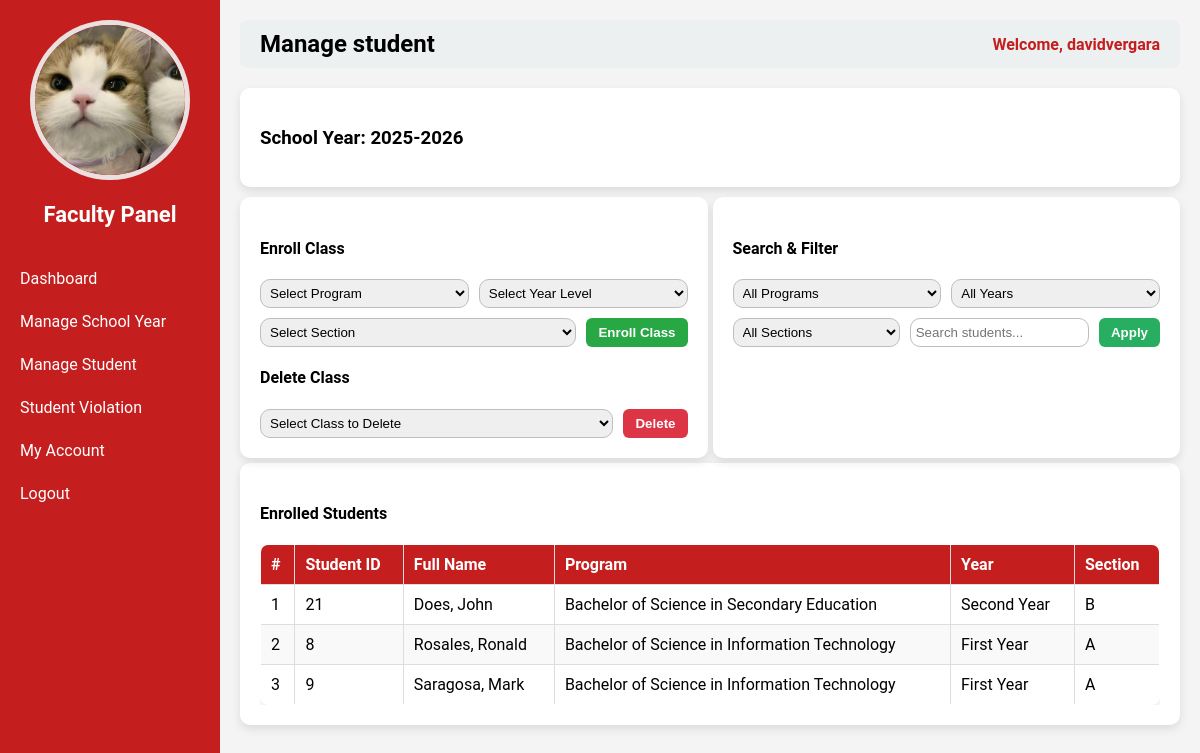
Page /faculty.php?page=manage_student (signed in) on the committed database.
### tables this page shows
CREATE TABLE `users` (
  `id` int(11) NOT NULL,
  `username` varchar(50) NOT NULL,
  `password` varchar(255) NOT NULL,
  `role` varchar(50) NOT NULL,
  `email` varchar(255) NOT NULL,
  `contact` varchar(50) NOT NULL,
  `status` varchar(50) NOT NULL,
  `img` varchar(255) NOT NULL
);

CREATE TABLE `school_years` (
  `id` int(11) NOT NULL,
  `school_year` varchar(50) NOT NULL,
  `is_current` tinyint(1) DEFAULT 0
);

CREATE TABLE `student_enrollments` (
  `id` int(11) NOT NULL,
  `class_enrollment_id` int(11) NOT NULL,
  `student_id` int(11) NOT NULL,
  `enrolled_at` timestamp NOT NULL DEFAULT current_timestamp()
);

CREATE TABLE `students` (
  `id` int(11) NOT NULL,
  `first_name` varchar(50) NOT NULL,
  `last_name` varchar(50) NOT NULL,
  `school_year_id` int(11) NOT NULL,
  `program_id` int(11) NOT NULL,
  `year_level_id` int(11) NOT NULL,
  `section_id` int(11) NOT NULL,
  `address` varchar(100) NOT NULL,
  `contact` varchar(20) NOT NULL,
  `img` varchar(255) NOT NULL,
  `user_id` int(11) NOT NULL
);

CREATE TABLE `programs` (
  `id` int(11) NOT NULL,
  `program_code` varchar(50) NOT NULL,
  `program_name` varchar(100) NOT NULL
);

CREATE TABLE `year_levels` (
  `id` int(11) NOT NULL,
  `year_level` varchar(50) NOT NULL
);

CREATE TABLE `sections` (
  `id` int(11) NOT NULL,
  `section_name` varchar(50) NOT NULL
);

### faculty_pages/manage_student.php (the view, shortened to what this page needs)
<?php
require __DIR__ . '/../db_connect.php';
$user_id = $_SESSION['user_id'];
$current_sy = $pdo->query("SELECT * FROM school_years WHERE is_current=1 LIMIT 1")->fetch(PDO::FETCH_ASSOC);
$current_sy_id = $current_sy['id'];
$search = $_GET['search'] ?? '';
$sql = "
    SELECT se.id AS enrollment_id, s.id AS student_id, s.first_name, s.last_name,
           p.program_name, yl.year_level, sec.section_name, ce.id AS class_enrollment_id
    FROM student_enrollments se
    INNER JOIN class_enrollments ce ON se.class_enrollment_id = ce.id
    INNER JOIN students s ON se.student_id = s.id
    INNER JOIN programs p ON s.program_id = p.id
    INNER JOIN year_levels yl ON s.year_level_id = yl.id
    INNER JOIN sections sec ON s.section_id = sec.id
    WHERE ce.user_id = ? AND ce.school_year_id = ?
";
$params = [$user_id, $current_sy_id];
$sql .= " ORDER BY s.last_name, s.first_name";
$enrolled_students = $pdo->prepare($sql);
$enrolled_students->execute($params);
$enrolled_students = $enrolled_students->fetchAll(PDO::FETCH_ASSOC);
?>
<div class="container">
    <h3>School Year: <?= htmlspecialchars($current_sy['school_year']); ?></h3>
</div>
<div class="flex-container">
    <div class="container half">
        <h4>Enroll Class</h4>
        <form method="POST" class="form-box">
            <select name="program_id" required>
                <option value="">Select Program</option>
            </select>
            <select name="year_level_id" required>
                <option value="">Select Year Level</option>
            </select>
            <select name="section_id" required>
                <option value="">Select Section</option>
            </select>
            <button type="submit" name="enroll_class" class="btn btn-primary">Enroll Class</button>
        </form>
        <h4>Delete Class</h4>
        <form method="POST" class="form-box">
            <select name="class_enrollment_id" required>
                <option value="">Select Class to Delete</option>
            </select>
            <button type="submit" name="delete_class" class="btn btn-danger" onclick="return confirm('Delete this class and all its students?')">Delete</button>
        </form>
    </div>
    <div class="container half">
        <h4>Search & Filter</h4>
        <form method="GET" action="faculty.php" class="form-box">
            <select name="filter_program">
                <option value="">All Programs</option>
            </select>
            <select name="filter_year">
                <option value="">All Years</option>
            </select>
            <select name="filter_section">
                <option value="">All Sections</option>
            </select>
            <input type="text" name="search" placeholder="Search students..." value="<?= htmlspecialchars($search) ?>">
            <button type="submit" class="btn btn-info">Apply</button>
        </form>
    </div>
</div>
<div class="container">
    <h4>Enrolled Students</h4>
    <div class="table-box">
        <table class="styled-table">
            <thead>
                <tr>
                    <th>#</th>
                    <th>Student ID</th>
                    <th>Full Name</th>
                    <th>Program</th>
                    <th>Year</th>
                    <th>Section</th>
                </tr>
            </thead>
            <tbody>
            <?php if ($enrolled_students): ?>
                <?php foreach ($enrolled_students as $i => $stu): ?>
                <tr>
                    <td><?= $i+1 ?></td>
                    <td><?= $stu['student_id'] ?></td>
                    <td><?= htmlspecialchars($stu['last_name'].", ".$stu['first_name']) ?></td>
                    <td><?= htmlspecialchars($stu['program_name']) ?></td>
                    <td><?= htmlspecialchars($stu['year_level']) ?></td>
                    <td><?= htmlspecialchars($stu['section_name']) ?></td>
                </tr>
                <?php endforeach; ?>
            <?php else: ?>
                <tr><td colspan="6" style="text-align:center;">No students found.</td></tr>
            <?php endif; ?>
            </tbody>
        </table>
    </div>
</div>

### faculty.php (shortened to what this page needs)
<?php
require 'db_connect.php';
$id = $_SESSION['user_id'];
$stmt = $pdo->prepare("SELECT * FROM users WHERE id=?");
$stmt->execute([$id]);
$user = $stmt->fetch(PDO::FETCH_ASSOC);
$page = isset($_GET['page']) ? $_GET['page'] : 'dashboard';
?>
<!DOCTYPE html>
<html>
<head>
</head>
<body>
<div class="sidebar">
    <div class="column profile-photo">
        <?php if (!empty($user['img'])): ?>
            <img src="<?php echo htmlspecialchars($user['img']); ?>" alt="Profile Image">
        <?php else: ?>
            <img src="default.png" alt="Profile Image">
        <?php endif; ?>
    </div>
    <h2>Faculty Panel</h2>
    <a href="?page=dashboard">Dashboard</a>
    <a href="?page=manage_school_year">Manage School Year</a>
    <a href="?page=manage_student">Manage Student</a>
    <a href="?page=student_violation">Student Violation</a>
    <a href="?page=my_account">My Account</a>
    <a href="logout.php">Logout</a>
</div>
<div class="main-content">
    <div class="header">
        <h2><?php echo ucfirst(str_replace('_',' ', $page)); ?></h2>
        <span>Welcome, <?php echo $_SESSION['username']; ?></span>
    </div>
    <div class="content" style="margin-top:20px;">
        <?php
        $pageFile = "faculty_pages/{$page}.php";
        if (file_exists($pageFile)) {
            include $pageFile;
        } else {
            echo "<p>Page not found.</p>";
        }
        ?>
    </div>
</div>
</body>
</html>

### faculty.php (style rules this page uses)
body { margin:0; font-family:'Roboto', sans-serif; background:#f4f4f4; }
.sidebar { position: fixed; top:0; left:0; width:220px; height:100%; background-color:#c41e1e; color:white; display:flex; flex-direction:column; padding-top:20px; }
.sidebar h2 { text-align:center; margin-bottom:30px; font-size:22px; }
.sidebar a { padding:12px 20px; text-decoration:none; color:white; display:block; transition:0.3s; }
.main-content { margin-left:220px; padding:20px; }
.header { display:flex; justify-content:space-between; align-items:center; background:#ecf0f1; padding:10px 20px; border-radius:8px; }
.header h2 { margin:0; }
.header span { font-weight: bold;color: #c41e1e; }
.profile-photo { text-align: center; }
.profile-photo img { width: 150px; height: 150px; object-fit: cover; border-radius: 50%; border: 5px solid #ebe0e0ff; }

### faculty_pages/manage_student.php (style rules this page uses)
.flex-container { display:flex; gap:5px; margin-top:5px; }
.container { background:#fff; padding:20px; border-radius:10px; box-shadow:0 4px 10px rgba(0,0,0,0.1); margin-top:5px; }
.half { flex:1; max-width:50%; }
.form-box { display:flex; flex-wrap:wrap; gap:10px; }
.form-box input, .form-box select { padding:5px; border:1px solid #bebebe; border-radius:10px; flex:1 1 calc(25% - 10px); min-width:150px; }
.table-box { max-height:400px; overflow-y:auto; }
.styled-table { width:100%; border-collapse:collapse; border:1px solid #ddd; border-radius:8px; overflow:hidden; box-shadow:0 2px 5px rgba(0,0,0,0.1); }
.styled-table th, .styled-table td { padding:10px; border:1px solid #ddd; text-align:left; }
.styled-table thead { background:#c41e1e; color:#fff; }
.styled-table tr:nth-child(even) { background:#f9f9f9; }
.btn { padding:6px 12px; border-radius:6px; border:none; cursor:pointer; font-weight:bold; color:white; }
.btn-primary { background:#28a745; }
.btn-danger { background:#dc3545; }
.btn-info { background:#27ae60; }

### rows in the picture
users: img (picture)
school_years: school_year "2025-2026"
student_enrollments: student "21", student.first_name "Does, John", programs.program_name "Bachelor of Science in Secondary Education", year_levels.year_level "Second Year", sections.section_name "B"
student_enrollments: student "8", student.first_name "Rosales, Ronald", programs.program_name "Bachelor of Science in Information Technology", year_levels.year_level "First Year", sections.section_name "A"
student_enrollments: student "9", student.first_name "Saragosa, Mark", programs.program_name "Bachelor of Science in Information Technology", year_levels.year_level "First Year", sections.section_name "A"

### other values in the picture
str_replace('_',' ', $page) "Manage student"
$_SESSION['username'] "davidvergara"
